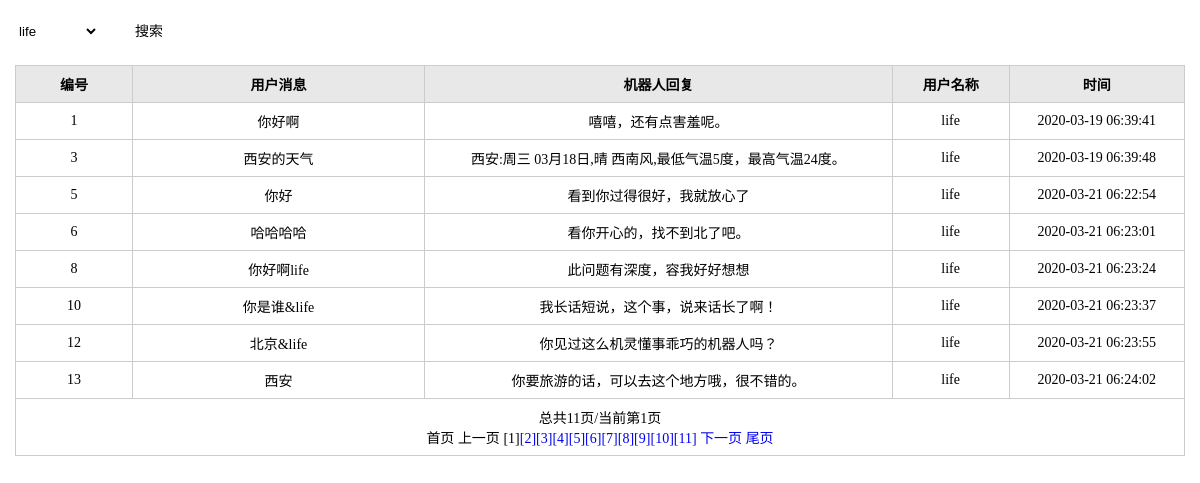
The app's page /admin/listOrder.php?disId=1 with its own data.
### tables this page shows
CREATE TABLE `usr_message` (
  `m_id` int(5) NOT NULL,
  `message` varchar(200) DEFAULT NULL,
  `bot_message` varchar(200) DEFAULT NULL,
  `user_id` int(11) NOT NULL,
  `update_time` timestamp NOT NULL DEFAULT CURRENT_TIMESTAMP ON UPDATE CURRENT_TIMESTAMP
);

CREATE TABLE `user` (
  `id` int(11) NOT NULL,
  `user_name` varchar(255) DEFAULT NULL COMMENT '用户名',
  `pass_word` varchar(255) DEFAULT NULL,
  `phone` varchar(255) DEFAULT NULL
);

### admin/lib/mysql.func.php (called while the page is built, shortened)
<?php
function fetchAll($sql,$link){
	$result=mysqli_query($link,$sql);
	while(@$row=mysqli_fetch_assoc($result)){
		$rows[]=$row;
	}
	return $rows;
}
function getResultNum($sql,$link){
	$result=mysqli_query($link,$sql);
	return mysqli_num_rows($result);
}

### admin/listOrder.php (the view, shortened to what this page needs)
<?php
require_once 'include.php';
$link = mysqli_connect(HOST, USERNAME, PASSWORD, DB);
mysqli_set_charset($link, DB_CHARSET);
@$disId = $_REQUEST['disId'];
if($_REQUEST['disId']){
    $disId = $_REQUEST['disId'];
}
if ($disId){
    $sql="select * from usr_message where user_id='$disId'";
} else {
    $sql="select * from usr_message";
}
$totalRows=getResultNum($sql, $link);
$pageSize=8;
$totalPage=ceil($totalRows/$pageSize);
@$page=$_REQUEST['page']?(int)$_REQUEST['page']:1;
$offset=($page-1)*$pageSize;
if ($disId){
    $sql="select m_id,message,bot_message,user_name,update_time from usr_message inner join user  on usr_message.user_id = user.id where usr_message.user_id='$disId' limit $offset,$pageSize";
} else{
    $sql="select m_id,message,bot_message,user_name,update_time from usr_message inner join user  on usr_message.user_id = user.id limit $offset,$pageSize";
}
$rows=fetchAll($sql, $link);
?>
<!doctype html>
<html>
<head>
<link rel="stylesheet" href="styles/backstage.css">
</head>
<body>
<div class="">
<div class="details">
        <div class="details_operation clearfix">
            <div class="">
                <select name="disId" id="searchSelect">
                <?php
                $sql = "select * from user";
                $disRes = fetchAll($sql, $link);
                foreach ($disRes as $disres){
                    if ($disres['id']==$disId){
                ?>
                        <option value="<?php echo $disres['id'];?>" selected><?php echo $disres['user_name'];?></option>
              <?php }else{ ?>
                        <option value="<?php echo $disres['id'];?>"><?php echo $disres['user_name'];?></option>
              <?php      }
                }?>
                </select>
                <input type="button" value="搜索" class="add" onclick="Getvaule()";>
            </div>
        </div>
        <table class="table" cellspacing="0" cellpadding="0">
            <thead>
                <tr>
                    <th width="10%">编号</th>
                    <th width="25%">用户消息</th>
                    <th width="40%">机器人回复</th>
                    <th width="10%">用户名称</th>
                    <th width="15%">时间</th>
                </tr>
            </thead>
            <tbody>
                <?php
                foreach ($rows as $row){
                ?>
                <tr>
                    <td><?php echo $row['m_id'];?></td>
                    <td><?php echo $row['message'];?></td>
                    <td><?php echo $row['bot_message'];?></td>
                    <td><?php echo $row['user_name'];?></td>
                    <td><?php echo $row['update_time'];?></td>
                </tr>
                <?php
                }
                ?>
                <tr>
                	<td colspan='5'><?php echo showPage($page,$totalPage,'disId='.$_GET['disId'],$step="&nbsp");?></td>
                </tr>
            </tbody>
        </table>
    </div>
</body>
</html>

### admin/styles/backstage.css (style rules this page uses)
* { margin: 0;padding: 0; }
input,select,textarea { outline: none;border: none; background: none; }
.clearfix:after, .clearfix:before { content: ""; display: table; }
.clearfix:after { clear: both; }
.clearfix { zoom:1; }
.details_operation { margin-bottom: 20px; }
.details { padding: 15px; font-family: "微软雅黑"; }
.add { width: 92px; height: 30px; font-family: "微软雅黑"; font-size: 14px; }
.table { border-collapse: collapse; width: 100%; font-size: 14px;text-align:center; }
.table th { background-color: #E8E8E8; }
.table th, .table td { border: solid 1px #ccc; padding: 8px; }

### records on screen
usr_message: m_id "1", message "你好啊", bot_message "嘻嘻，还有点害羞呢。", user.user_name "life", update_time "2020-03-19 06:39:41"
usr_message: m_id "3", message "西安的天气", bot_message "西安:周三 03月18日,晴 西南风,最低气温5度，最高气温24度。", user.user_name "life", update_time "2020-03-19 06:39:48"
usr_message: m_id "5", message "你好", bot_message "看到你过得很好，我就放心了", user.user_name "life", update_time "2020-03-21 06:22:54"
usr_message: m_id "6", message "哈哈哈哈", bot_message "看你开心的，找不到北了吧。", user.user_name "life", update_time "2020-03-21 06:23:01"
usr_message: m_id "8", message "你好啊life", bot_message "此问题有深度，容我好好想想", user.user_name "life", update_time "2020-03-21 06:23:24"
usr_message: m_id "10", message "你是谁&life", bot_message "我长话短说，这个事，说来话长了啊！", user.user_name "life", update_time "2020-03-21 06:23:37"
usr_message: m_id "12", message "北京&life", bot_message "你见过这么机灵懂事乖巧的机器人吗？", user.user_name "life", update_time "2020-03-21 06:23:55"
usr_message: m_id "13", message "西安", bot_message "你要旅游的话，可以去这个地方哦，很不错的。", user.user_name "life", update_time "2020-03-21 06:24:02"

### other values on screen
$str "总共11页/当前第1页"
form field disId "life"
